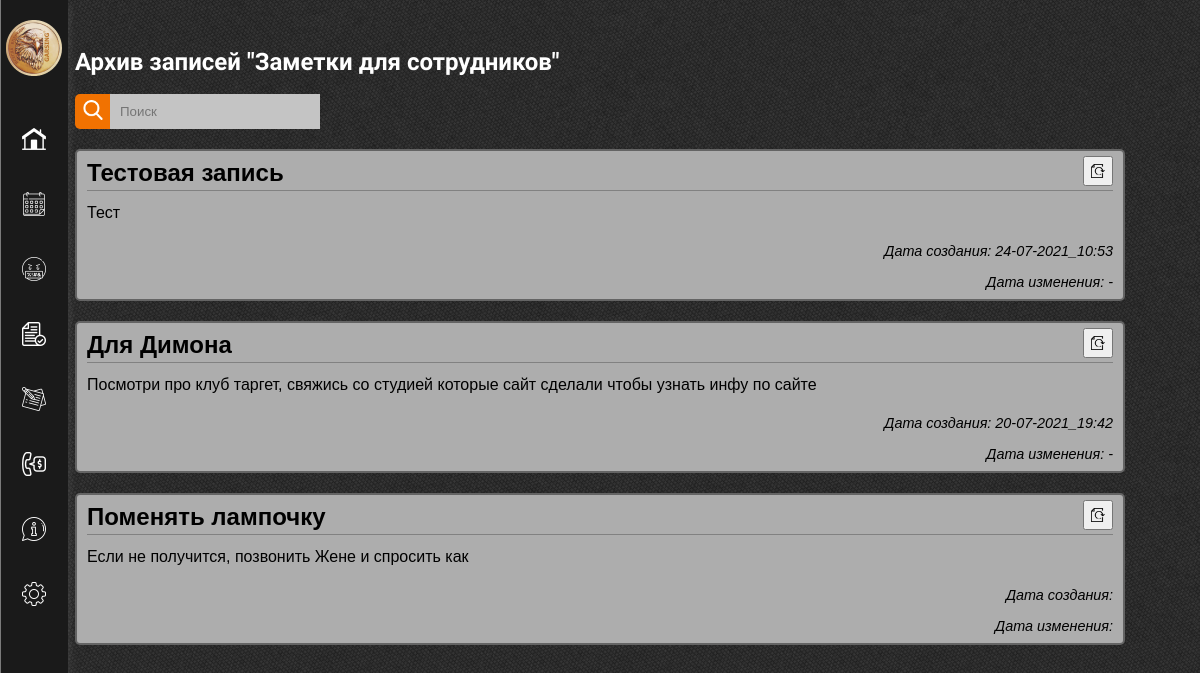
The app's page /archive.php?page=note (signed in) with its own data.
### tables this page shows
CREATE TABLE `arch_note` (
  `id` int(11) UNSIGNED NOT NULL,
  `title` varchar(1000) NOT NULL,
  `text` varchar(10000) NOT NULL,
  `date` varchar(100) NOT NULL,
  `date-of-change` varchar(100) NOT NULL
);

### archive.php (the view, shortened to what this page needs)
<!DOCTYPE html>
<html lang="ru">
<head>
    <link rel="stylesheet" href="assets/css/main.css">
    <link rel="stylesheet" href="assets/css/reset.css">
    <link rel="stylesheet" href="assets/css/modal.css">
</head>
<body class="page">
    <?php
    if ($_COOKIE['user'] == '') :
    ?>
        <div class="auth">
            <div class="col">
                <div class="logo auth__logo">
                    <img class="logo__img" src="assets/img/logo.png" alt="logo">
                </div>
                <h1 class="auth__title">Авторизация</h1>
                <form action="assets/php/auth.php" method="post">
                    <input type="text" class="form-control" name="login" id="login" placeholder="Введите логин"><br>
                    <input type="password" class="form-control" name="pass" id="pass" placeholder="Введите пароль"><br>
                    <button type="submit" class="auth__btn btn btn-success">Авторизоваться</button>
                </form>
            </div>
        </div>
    <?php else : ?>
        <?php require "template-parts/menu.php"; ?>
        <main class="archive">
            <div class="content-wrap">
                <?php
                $page_title = $_GET["page"];
                switch($page_title) {
                    case "note":
                        $title = "Заметки для сотрудников";
                        break;
                }
                ?>
                <h2 class="title">
                    Архив записей "<?php echo $title; ?>"
                </h2>
                <div class="form-navigation-row">
                    <div class="search">
                        <button class="search__btn">
                            <img class="search__icon" src="assets/img/icons/search.png">
                        </button>
                        <input type="text" class="search__input" placeholder="Поиск">
                    </div>
                </div>
                <div class="notes archive__notes">
                    <?php
                    $page = $_GET["page"];
                    $mysql = new mysqli(DATABASE_HOST, DATABASE_USER, DATABASE_PASSWORD, DATABASE_NAME);
                    $result = $mysql->query("SELECT * FROM `arch_$page` ORDER BY `id` DESC");
                    if ($result->num_rows > 0) {
                        while ($row = $result->fetch_assoc()) {
                            echo "
                            <div class='result__holder'>
                                <a href='assets/php/notes/recover_note.php?id=".$row["id"]."&page=". $page ."'>
                                    <button class='recover'><img src='assets/img/icons/recover.png'></button>
                                </a>
                                <h2 class='result__title'>" . $row["title"] . "</h2>
                                <div class='result__text'>" . $row["text"] . "</div>
                                <span class='result__date'>Дата создания: " . $row["date"] . "</span>
                                <br>
                                <span class='result__date'>Дата изменения: " . $row["date-of-change"] . "</span>
                            </div>
                            ";
                        }
                    }
                    ?>
                </div>
            </div>
        </main>
    <?php endif; ?>
</body>
</html>

### template-parts/menu.php (shortened to what this page needs)
<nav class="menu">
    <div class="logo">
      <img class="logo__img" src="assets/img/logo.png" alt="logo">
    </div>
    <ul class="menu__list">
      <li class="menu__item">
        <a href="index.php">
          <img class="menu__icon" src="assets/img/icons/main_enable.png" alt="main">
        </a>
      </li>
      <li class="menu__item">
        <a href="graph.php">
          <img class="menu__icon" src="assets/img/icons/calendar_enable.png" alt="calendar">
        </a>
      </li>
      <li class="menu__item">
        <a href="claims.php">
          <img class="menu__icon" src="assets/img/icons/claims_enable.png" alt="claims">
        </a>
      </li>
      <li class="menu__item">
        <a href="invoices.php">
          <img class="menu__icon" src="assets/img/icons/invoices_enable.png" alt="invoices">
        </a>
      </li>
      <li class="menu__item">
        <a href="notes.php">
          <img class="menu__icon" src="assets/img/icons/notes_enable.png" alt="notes">
        </a>
      </li>
      <li class="menu__item">
        <a href="phone.php">
          <img class="menu__icon" src="assets/img/icons/phone_enable.png" alt="phone">
        </a>
      </li>
      <li class="menu__item">
        <a href="">
          <img class="menu__icon" src="assets/img/icons/info_enable.png" alt="info">
        </a>
      </li>
      <li class="menu__item">
        <a href="settings.php">
          <img class="menu__icon" src="assets/img/icons/settings.png" alt="info">
        </a>
      </li>
    </ul>
  </nav>

### assets/css/main.css (style rules this page uses)
.page { background: #1F1F1F; font-family: "Montserrat", sans-serif; background-image: url(../img/bg_1.png); }
.menu { position: absolute; z-index: 999; display: flex; flex-direction: column; align-items: center; top: 0; left: 0; order: 1; width: 67px; height: 100vh; border-left: 1px solid #7B7B7B; box-shadow: 2px 4px 8px 0px #7B7B7B40; background: #1A1A1A; overflow: hidden; transition: width 0.5s ease; }
.menu__list { list-style-type: none; margin: 0; padding: 0; position: absolute; top: 100px; left: 5px; }
.menu__item { box-sizing: border-box; display: flex; align-items: center; width: 220px; height: 50px; border-radius: 10px; padding: 13px 16px; margin: 15px 0; transition: 0.5s ease; }
.menu__icon { width: 24px; height: 24px; margin: 0 25px 0 0; }
.logo { width: 235px; height: 58px; padding: 20px 0; position: absolute; left: 5px; }
.logo__img { max-width: 100%; display: block; }
.content-wrap { padding: 30px 0 0 0; min-width: 900px; width: 1050px; margin: 0 auto; }
.title { font-family: "Play", sans-serif; margin: 20px 0; color: #fff; font-size: 24px; font-weight: bold; }
.form-navigation-row { display: flex; justify-content: space-between; margin: 0 0 20px 0; }
.result__holder { position: relative; box-sizing: border-box; padding: 10px; width: 100%; margin: 0 auto 20px auto; height: auto; border-radius: 5px; border: 2px solid #646464; background: #adadad; }
.result__title { margin: 0 0 10px 0; font-family: "Trebuchet MS", "Lucida Sans Unicode", "Lucida Grande", "Lucida Sans", Arial, sans-serif; font-weight: 600; font-size: 1.5em; padding: 0 0 5px 0; border-bottom: 1px solid #818181; }
.result__text { width: 100%; word-break: break-all; line-height: 1.45; margin: 0 0 20px 0; font-family: "Trebuchet MS", "Lucida Sans Unicode", "Lucida Grande", "Lucida Sans", Arial, sans-serif; font-size: 1em; }
.result__text p { margin: 10px 0; white-space: pre-wrap; }
.result__date { font-family: "Trebuchet MS", "Lucida Sans Unicode", "Lucida Grande", "Lucida Sans", Arial, sans-serif; display: block; text-align: right; font-size: 0.9em; font-style: italic; }
.recover { position: absolute; right: 10px; top: 5px; width: 30px; height: 30px; }
.recover img { max-width: 100%; display: block; }
.search { display: flex; }
.search__btn { width: 35px; height: 35px; border: none; background: #F17201; border-top-left-radius: 5px; border-bottom-left-radius: 5px; cursor: pointer; }
.search__icon { width: 20px; height: 20px; }
.search__input { padding: 0 0 0 10px; margin: 0; border: none; width: 200px; height: 35px; background: #C4C4C4; }
.archive { width: 100%; }
.archive__notes { width: 100%; border-radius: 5px; }

### records on screen
arch_note: title "Тестовая запись", text "Тест", date "24-07-2021_10:53", value "-"
arch_note: title "Для Димона", text "Посмотри про клуб таргет, свяжись со студией которые сайт сделали чтобы узнать инфу по сайте", date "20-07-2021_19:42", value "-"
arch_note: title "Поменять лампочку", text "Если не получится, позвонить Жене и спросить как"

### other values on screen
$title "Заметки для сотрудников"
